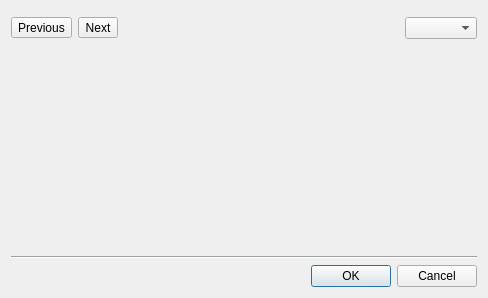
<?xml version="1.0" encoding="UTF-8"?>
<ui version="4.0">
 <class>BoardSearchDialog</class>
 <widget class="QDialog" name="BoardSearchDialog">
  <property name="geometry">
   <rect>
    <x>0</x>
    <y>0</y>
    <width>488</width>
    <height>298</height>
   </rect>
  </property>
  <property name="windowTitle">
   <string>Search Board</string>
  </property>
  <layout class="QVBoxLayout" name="verticalLayout">
   <item>
    <layout class="QHBoxLayout" name="horizontalLayout">
     <item>
      <widget class="BoardView" name="boardView" native="true"/>
     </item>
    </layout>
   </item>
   <item>
    <layout class="QHBoxLayout" name="horizontalLayout_3">
     <item>
      <widget class="QToolButton" name="btLeft">
       <property name="toolTip">
        <string>Previous</string>
       </property>
       <property name="text">
        <string>Previous</string>
       </property>
       <property name="icon">
        <iconset resource="../../resources.qrc">
         <normaloff>:/images/prev.png</normaloff>:/images/prev.png</iconset>
       </property>
      </widget>
     </item>
     <item>
      <widget class="QToolButton" name="btRight">
       <property name="toolTip">
        <string>Next</string>
       </property>
       <property name="text">
        <string>Next</string>
       </property>
       <property name="icon">
        <iconset resource="../../resources.qrc">
         <normaloff>:/images/next.png</normaloff>:/images/next.png</iconset>
       </property>
      </widget>
     </item>
     <item>
      <spacer name="horizontalSpacer">
       <property name="orientation">
        <enum>Qt::Horizontal</enum>
       </property>
       <property name="sizeHint" stdset="0">
        <size>
         <width>40</width>
         <height>20</height>
        </size>
       </property>
      </spacer>
     </item>
     <item>
      <widget class="QComboBox" name="modeCombo">
       <property name="sizePolicy">
        <sizepolicy hsizetype="Preferred" vsizetype="Preferred">
         <horstretch>0</horstretch>
         <verstretch>0</verstretch>
        </sizepolicy>
       </property>
      </widget>
     </item>
    </layout>
   </item>
   <item>
    <spacer name="verticalSpacer">
     <property name="orientation">
      <enum>Qt::Vertical</enum>
     </property>
     <property name="sizeHint" stdset="0">
      <size>
       <width>20</width>
       <height>40</height>
      </size>
     </property>
    </spacer>
   </item>
   <item>
    <widget class="Line" name="line">
     <property name="orientation">
      <enum>Qt::Horizontal</enum>
     </property>
    </widget>
   </item>
   <item>
    <layout class="QHBoxLayout" name="horizontalLayout_2">
     <item>
      <widget class="QDialogButtonBox" name="buttonBox">
       <property name="standardButtons">
        <set>QDialogButtonBox::Cancel|QDialogButtonBox::Ok</set>
       </property>
      </widget>
     </item>
    </layout>
   </item>
  </layout>
 </widget>
 <customwidgets>
  <customwidget>
   <class>BoardView</class>
   <extends>QWidget</extends>
   <header>boardview.h</header>
  </customwidget>
 </customwidgets>
 <resources>
  <include location="../../resources.qrc"/>
 </resources>
 <connections>
  <connection>
   <sender>buttonBox</sender>
   <signal>accepted()</signal>
   <receiver>BoardSearchDialog</receiver>
   <slot>accept()</slot>
   <hints>
    <hint type="sourcelabel">
     <x>243</x>
     <y>269</y>
    </hint>
    <hint type="destinationlabel">
     <x>243</x>
     <y>148</y>
    </hint>
   </hints>
  </connection>
  <connection>
   <sender>buttonBox</sender>
   <signal>rejected()</signal>
   <receiver>BoardSearchDialog</receiver>
   <slot>reject()</slot>
   <hints>
    <hint type="sourcelabel">
     <x>243</x>
     <y>269</y>
    </hint>
    <hint type="destinationlabel">
     <x>243</x>
     <y>148</y>
    </hint>
   </hints>
  </connection>
 </connections>
</ui>
